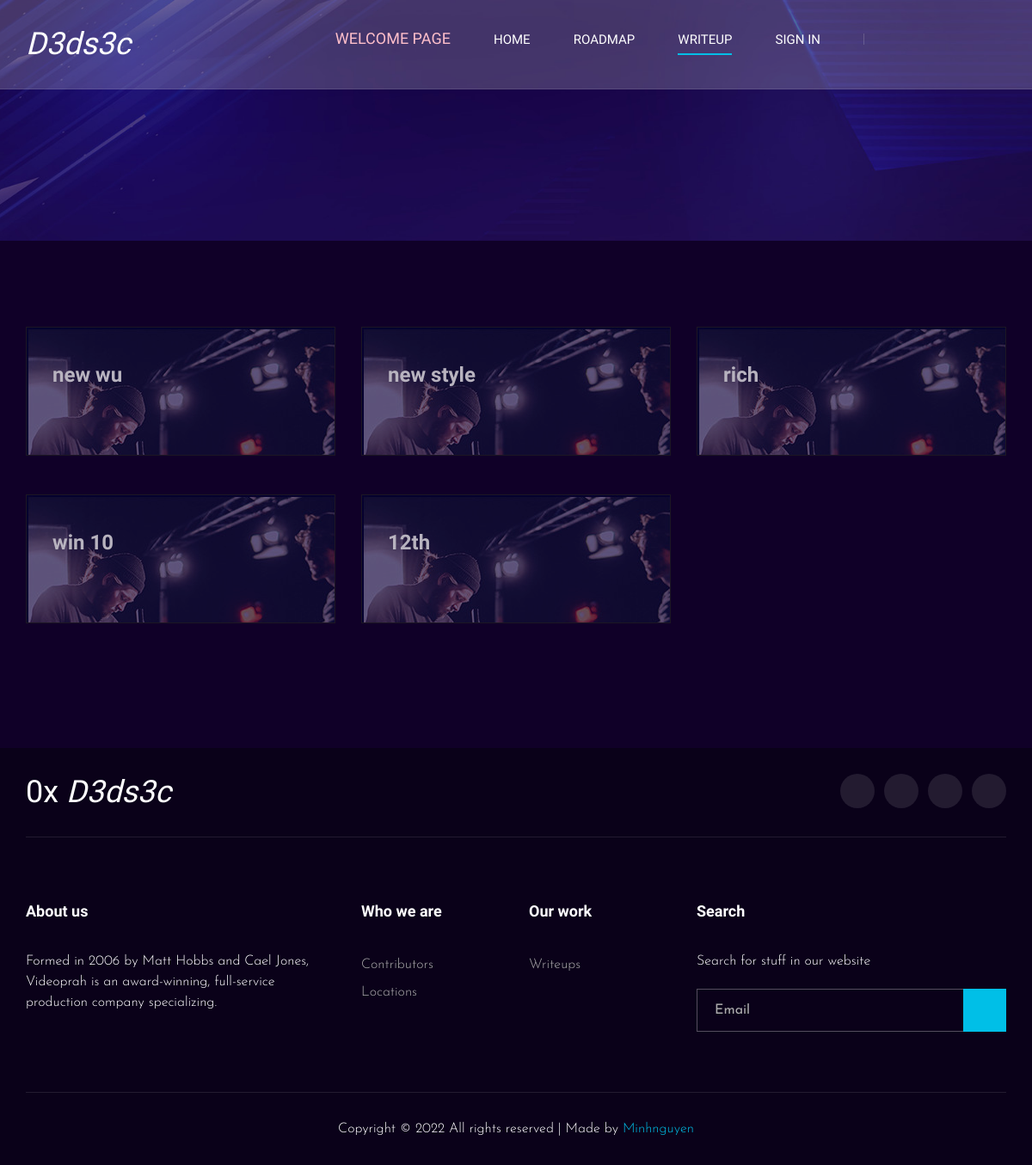
/dedsec/category/ctf/, run on an earlier commit of the app's database.
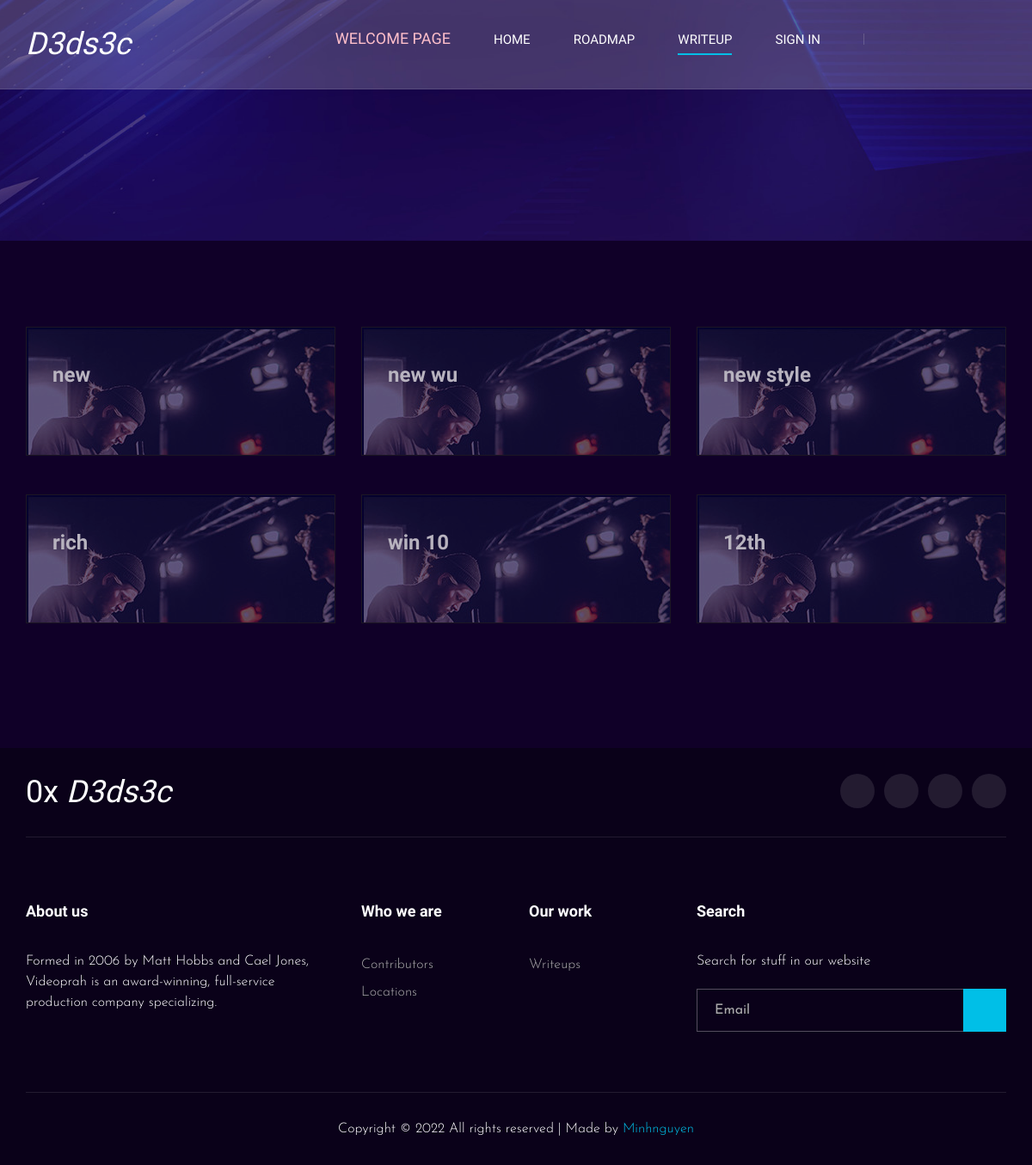
And on a later commit of the database.
### writeup/models.py (models this page shows, shortened)
class Writeup(models.Model):
    like = models.ManyToManyField(User,related_name='like')
    title = models.CharField(max_length=100)
    prerequis =  RichTextUploadingField(blank=True, null=True)
    content_upload = RichTextUploadingField(blank=True, null=True)
    cate = models.ManyToManyField(Cate, related_name='writeup')
    date_create = models.DateTimeField(default = timezone.now)
    author = models.ForeignKey(User, on_delete=models.CASCADE,related_name='writeup')
    def __str__(self):
        return self.title

### writeup/views.py (the view)
class CateDetail(ListView):
    model = Writeup
    template_name = 'cate/catedetail.html'
    context_object_name = 'posts'
    def get_queryset(self) :
        t = get_object_or_404(Cate,tag=self.kwargs.get('tag'))
        return Writeup.objects.filter(cate=t).order_by('-date_create')

### writeup/templates/cate/catedetail.html (shortened to what this page needs)
{%extends 'writeup/base.html'%}
{%load static%}
{% block content %}
    <header class="header">
        <div class="container">
            <div class="row">
                <div class="col-lg-2">
                    <div class="header__logo">
                        <a href="{%url 'wuhpage'%}" style="color: white;"><h2 style="color: white;"><em> D3ds3c</em> </h2></a>
                    </div>
                </div>
                <div class="col-lg-10">
                    <div class="header__nav__option">
                        <nav class="header__nav__menu mobile-menu">
                            <ul>
                                <li style="color: red;"><a href="{%url 'welcomehome'%}" > <h5 style="color: pink;">Welcome page</h5></a></li>
                                <li ><a href="{%url 'wuhpage'%}">Home</a></li>
                                <li ><a href="#">Roadmap</a></li>
                                <li class="active"><a href="{%url 'writeup'%}">Writeup</a>
                                </li>
                                {%if user.is_authenticated%}
                                <li><a href="#">Hello, {{user.first_name}}</a>
                                    <ul class="dropdown">
                                        <li><a href="{% url 'profile' user.id %}">Profile</a></li>
                                        <li><a href="{% url 'logout'%}">Log out</a></li>
                                    </ul>
                                </li>
                                {%else%}
                                <li>
                                    <a href="{% url 'login'%}">Sign in</a>
                                </li>
                                {%endif%}
                        </nav>
                        <div class="header__nav__social">
                            <a href="https://www.facebook.com/profile.php?id=100068404994823"><i class="fa fa-facebook"></i></a>
                            <a href="https://twitter.com/phong20031"><i class="fa fa-twitter"></i></a>
                            <a href="https://www.instagram.com/_minh_nguyn/?hl=en"><i class="fa fa-instagram"></i></a>
                            <a href="https://zalo.me/0377075126"><i class="fa fa-youtube-play"></i></a>
                        </div>
                    </div>
                </div>
            </div>
        </div>
    </header>
    <div class="breadcrumb-option spad set-bg" data-setbg="{% static 'writeup/img/breadcrumb-bg.jpg'%}">
    </div>
    <section class="blog spad">
        <div class="container">
            <div class="row">
                {%for post in posts%}
                <div class="col-lg-4 col-md-6 col-sm-6">
                    <a href="{%url 'writeupdetail' post.id%}">
                    <div class="blog__item">
                        <h4>  {{post}}</h4>
                        <br>
                    </div>
                    </a>
                </div>
                {%endfor%}
            </div>
        </div>
    </section>
{% endblock %}

What changed in the data, as far as the page shows it:
added Writeup: title "new"
